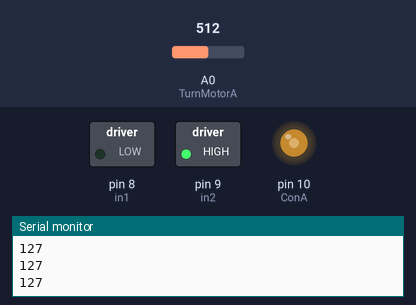
The sketch below on a simulated Arduino Uno, built with avr-gcc and run on an emulated ATmega328P. On the bench: switched loads named in the sketch (green lamp = pin HIGH), output pins drawn as LEDs (lit = HIGH), the last lines printed to the serial monitor. The test bench sets the inputs (shaded band); at power-on: A0 (TurnMotorA) = 512.

Above: at 1.2 s.
1.3 s: A0 (TurnMotorA) set to 716
At 1.9 s:
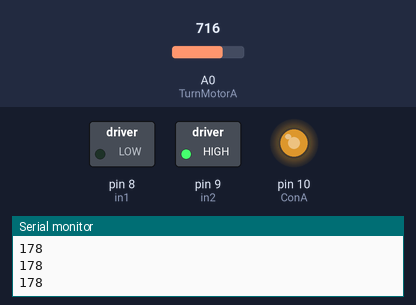
2.8 s: A0 (TurnMotorA) set to 900
At 3.1 s:
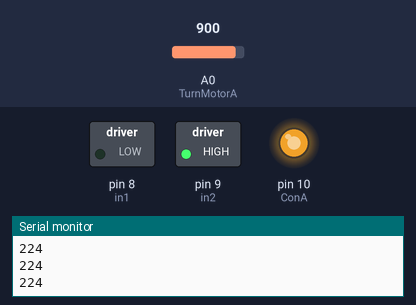
4.3 s: A0 (TurnMotorA) set to 122
At 5.4 s:
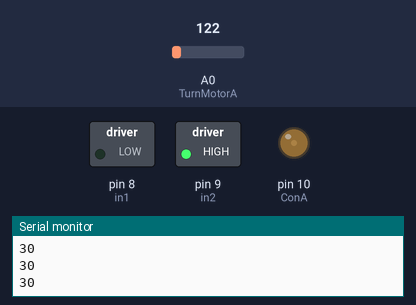
5.8 s: A0 (TurnMotorA) set to 0
At 6.6 s:
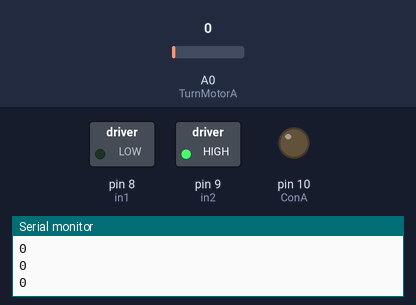
7.3 s: A0 (TurnMotorA) set to 511
At 7.6 s:
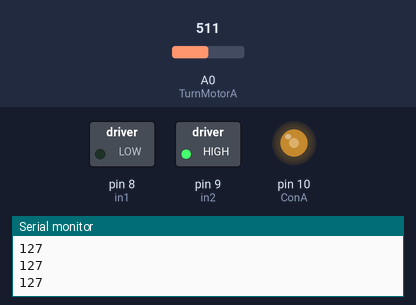
Timing chart, 0 to 9.8 s (numbered marks = the images above; inputs shaded):
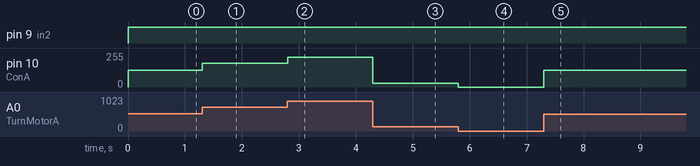

Measured:
- after the input at 1.3 s, pin 10 (ConA): 127/255 → 178/255 at once
- after the input at 2.8 s, pin 10 (ConA): 178/255 → 224/255 at once
- after the input at 4.3 s, pin 10 (ConA): 224/255 → 30/255 at once
- after the input at 5.8 s, pin 10 (ConA): 30/255 → 0/255 at once
- after the input at 7.3 s, pin 10 (ConA): 0/255 → 127/255 at once

The sketch:

Fan.ino
```cpp
int in1 = 8;
int in2 = 9;
int ConA = 10;// Don't forget this is a PWM DI/DO
int speed1;
void setup() {
Serial.begin(9600);
pinMode(8, OUTPUT);
pinMode(9, OUTPUT);
pinMode(10, OUTPUT);
}
void TurnMotorA(){ //A function to control the direction and speed
digitalWrite(in1, LOW); //Switch between this HIGH and LOW states to change direction
digitalWrite(in2, HIGH);
speed1 = analogRead(A0);
speed1 = speed1*0.2492668622; //Analog value is read from the potentiometer to calibrate it
analogWrite(ConA,speed1);// To activate the motor
}
void loop() {
int value = analogRead(A0); //declaring and reading value from the pin
value = value*0.2492668622; // doing calibration to change range from 0-1023 to 0-255 the
//number and is obtained by 255/1023
Serial.println(value);
TurnMotorA(); //one function that keeps looping you can add another one with a different
//direction or stop
}
```
